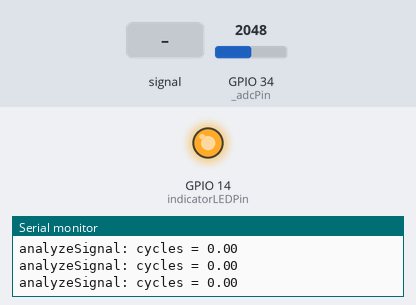
A program run on a simulated ESP32. On the bench: output pins drawn as LEDs (lit = HIGH), the last lines printed to the serial monitor. Inputs (shaded band) come from the test bench; at power-on: GPIO 34 (_adcPin) = 2048.

Above: at 1.3 s.
1.4 s: GPIO 34 (_adcPin) fed a 200 Hz sine of ±327 counts around its level
At 2.2 s:
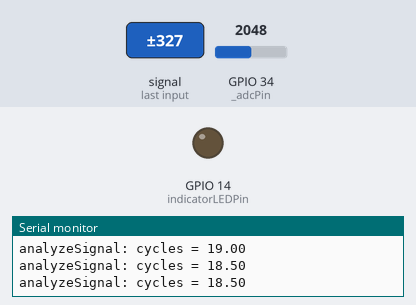
2.9 s: GPIO 34 (_adcPin) set to 2866
At 3.4 s:
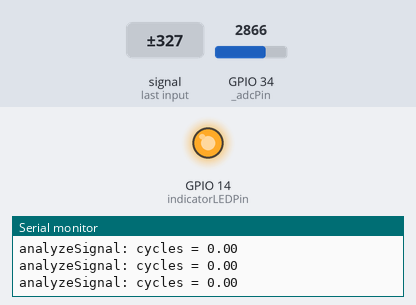
Timing chart, 0 to 5.9 s (numbered marks = the images above; inputs shaded):
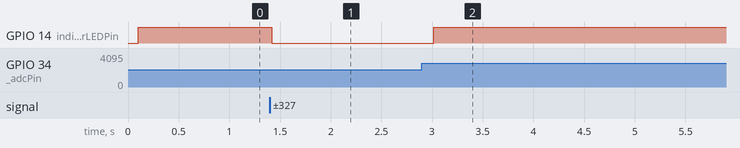

Measured:
- after the input at 1.4 s, GPIO 14 (indicatorLEDPin): HIGH → LOW at once
- after the input at 2.9 s, GPIO 14 (indicatorLEDPin): LOW → HIGH after 0.12 s

The program:

main.cpp
```cpp
#include <Arduino.h>
#include "server.h"
#include "hardware.h"

/*================================================================
+
+=  Simple WiFi Access Point + Web Server
+
+ Codes: 200 (OK), 404 (Not Found), 204 (No Content), 400 (Bad Request/Command Error)
+
+===============================================================*/

// Global hardware manager instance
HardwareManager hardwareManager;

// FreeRTOS task for server
void serverTask(void * parameter) {
  for(;;) {
    server_loop();
    vTaskDelay(1);
  }
}

// FreeRTOS task for hardware
void hardwareTask(void * parameter) {
  int lastLock = -1;
  for(;;) {
    hardwareManager.update();
    int lock = hardwareManager.getSignalLockState();
    if (lock != lastLock) {
      if (lock == 1) {
        digitalWrite(14, LOW);
      } else {
        digitalWrite(14, HIGH);
      }
      lastLock = lock;
    }
    taskYIELD(); // Yield to other tasks but run as fast as possible
  }
}

void setup() {
  Serial.begin(9600);
  interrupts(); // Enable interrupts

  // Initialize hardware manager
  hardwareManager.begin();

  // Initialize server and pass hardware manager pointer
  server_setup(&hardwareManager);
  // Create server task on core 0
  xTaskCreatePinnedToCore(
    serverTask,       /* Task function */
    "Server Task",    /* Name of task */
    8192,            /* Stack size */
    NULL,            /* Parameter */
    1,               /* Priority */
    NULL,            /* Task handle */
    0);              /* Core 0 */

  // Create hardware task on core 1
  xTaskCreatePinnedToCore(
    hardwareTask,     /* Task function */
    "Hardware Task",  /* Name of task */
    4096,            /* Stack size */
    NULL,            /* Parameter */
    1,               /* Priority */
    NULL,            /* Task handle */
    1);              /* Core 1 */
}

void loop() {
  // Empty - all logic in FreeRTOS tasks
}
```

hardware.cpp
```cpp
#include "hardware.h"

HardwareManager::HardwareManager() {
    // initialize buffer
    for (size_t i = 0; i < _bufferSize; ++i) _buffer[i] = 0;
    pinMode(indicatorLEDPin, OUTPUT);
}

void HardwareManager::begin() {
    // Configure ADC for 12-bit and full-scale (approx 0-3.3V)
    // analogSetWidth and analogSetPinAttenuation are available in the ESP32 Arduino core
    analogSetWidth(12);
    analogSetPinAttenuation(_adcPin, ADC_11db); // allow up to ~3.6V input range

    _lastSampleUs = micros();
}

void HardwareManager::update() {
    // Called repeatedly from the hardware FreeRTOS task; sample at the configured rate
    uint32_t now = micros();
    if ((now - _lastSampleUs) >= _sampleIntervalUs) {
        // Sample ADC
        uint16_t raw = analogRead(_adcPin);

        // store in buffer
        _buffer[_bufferHead] = raw;
        _bufferHead++;
        if (_bufferHead >= _bufferSize) _bufferHead = 0;

        // Convert to voltage (approx)
        _latestVoltage = (float)raw * (3.3f / (float)_adcMax);

        _lastSampleUs = now;
        // Analyze buffer for 440Hz signal every full buffer
        if (_bufferHead == 0) {
            analyzeSignal();
        }

    }
}

// Returns 1 if a 440Hz signal is detected, 0 if not
int HardwareManager::getSignalLockState() {
    return _signalLockState;
}

// Helper: analyze buffer for 440Hz presence
void HardwareManager::analyzeSignal() {
    // Simple zero-crossing frequency detection
    // Assumes buffer is filled at 4kHz, so 1024 samples = 0.256s
    // 440Hz should have about 300-500 cycles in 1024 samples
    // We'll count zero crossings i.e. cycles
    // Calculate RMS of buffer
    float rms = getBufferRMS();

    // Use RMS as the zero-crossing threshold
    int zeroCrossings = 0;
    float prev = ((float)_buffer[0] * 3.3f / (float)_adcMax) - rms;
    for (size_t i = 1; i < _bufferSize; ++i) {
        float v = ((float)_buffer[i] * 3.3f / (float)_adcMax) - rms;
        if ((prev < 0 && v >= 0) || (prev > 0 && v <= 0)) {
            zeroCrossings++;
        }
        prev = v;
    }
    // Each cycle has 2 zero crossings, so cycles = zeroCrossings / 2
    float cycles = zeroCrossings / 2.0f;
    Serial.print("analyzeSignal: cycles = ");
    Serial.println(cycles, 2);
    // 440Hz * 0.256s = ~112.6 cycles
    // Accept all cycles not equal to zero
    if (cycles != 0) {
        _signalLockState = 1;
    } else {
        _signalLockState = 0;
    }
}

float HardwareManager::getLatestVoltage() {
    return _latestVoltage;
}

float HardwareManager::getBufferRMS() {
    // Compute RMS over the buffer. This is not fully lock-protected but
    // acceptable for small reads in this simple application.
    double sumSq = 0.0;
    for (size_t i = 0; i < _bufferSize; ++i) {
        double v = (double)_buffer[i] * (3.3 / (double)_adcMax);
        sumSq += v * v;
    }
    double meanSq = sumSq / (double)_bufferSize;
    return (float)sqrt(meanSq);
}
```

hardware.h
```cpp
#ifndef HARDWARE_H
#define HARDWARE_H

#include <Arduino.h>

// Hardware manager: handles on-board peripherals including ADC sampling.
class HardwareManager {
public:
    HardwareManager();
    void begin();
    void update();

    // Access latest ADC measurements
    float getLatestVoltage();
    float getBufferRMS();

    // Returns 1 if a 440Hz signal is detected, 0 if not (IR off lock)
    int getSignalLockState();

private:
    // ADC config
    const int _adcPin = 34; // ADC1 channel (input-only) on many ESP32 boards
    const int indicatorLEDPin = 14; // LED indicator pin
    const uint16_t _adcMax = 4095; // 12-bit ADC on ESP32

    // Sampling buffer (circular)
    static const size_t _bufferSize = 512;
    uint16_t _buffer[_bufferSize];
    size_t _bufferHead = 0;

    // Sampling timing
    uint32_t _sampleIntervalUs = 100; // default 10 kHz sample rate => 100 us
    uint32_t _lastSampleUs = 0;

    // Latest converted voltage cached
    volatile float _latestVoltage = 0.0f;

    // Logic state: 1 if 440Hz detected, 0 if not
    volatile int _signalLockState = 0;

    // Helper to analyze buffer for 440Hz
    void analyzeSignal();
};

#endif
```

server.cpp
```cpp
#include "server.h"
#include "hardware.h"

bool RequestFlag = false;
const char* ssid = "ESP32TEST";
const char* password = "12345678";
IPAddress local_ip(192,168,1,1);
IPAddress gateway(192,168,1,1);
IPAddress subnet(255,255,255,0);
WebServer server(80);

// Global pointer to hardware manager
static HardwareManager* g_hwManager = nullptr;

void server_setup(HardwareManager* hwManager) {
    // Store the hardware manager pointer
    g_hwManager = hwManager;

    WiFi.softAP(ssid, password);
    WiFi.softAPConfig(local_ip, gateway, subnet);
    delay(100);

    server.on("/", handle_OnConnect);
    server.on("/data", HTTP_GET, handle_request);
    server.on("/%", HTTP_POST, handle_BadCommand);
	server.on("/%", HTTP_GET, handle_BadCommand);
    server.onNotFound(handle_NotFound);
    server.begin();
    Serial.println("HTTP server started");
}

void server_loop() {
    server.handleClient();
    if (RequestFlag) {
        RequestFlag = false;
    }
}

void handle_OnConnect() {
    server.send(200, "text/html",
        "<!DOCTYPE html><html><body>"
        "<h1>ESP32 Web Server</h1>"
        "<p>Backend Active</p>"
        "<p id='lockstate'>Signal: ...</p>"
        "<script>"
        "function updateLock() {"
        "  fetch('/data').then(r => r.json()).then(d => {"
        "    let s = d.signal_lock === 1 ? '440Hz detected' : 'No 440Hz detected';"
        "    document.getElementById('lockstate').innerText = 'Signal: ' + s;"
        "  });"
        "}"
        "setInterval(updateLock, 1000);"
        "updateLock();"
        "</script>"
        "</body></html>");
}

void handle_request() {
    server.sendHeader("Access-Control-Allow-Origin", "*");
    RequestFlag = true;
    // If hardware pointer is available, include ADC data and lock state
    String payload = "{";
    if (g_hwManager) {
        int lock = g_hwManager->getSignalLockState();
        payload += "\"signal_lock\":" + String(lock) + ",";
    }
    payload += "\"sending\":" + String(RequestFlag) + "}";
    server.send(200, "application/json", payload);
}

void handle_NotFound() {
    server.send(404, "text/plain", "Not found");
}

void handle_BadCommand() {
    server.send(400, "text/plain", "Bad Request");
}
```

server.h
```cpp
#ifndef SERVER_H
#define SERVER_H

#include <WiFi.h>
#include <WebServer.h>

// Forward declaration
class HardwareManager;

// Main server functions
void server_setup(HardwareManager* hwManager);
void server_loop();

// HTTP request handlers
void handle_OnConnect();
void handle_request();
void handle_NotFound();
void handle_BadCommand();

#endif
```
